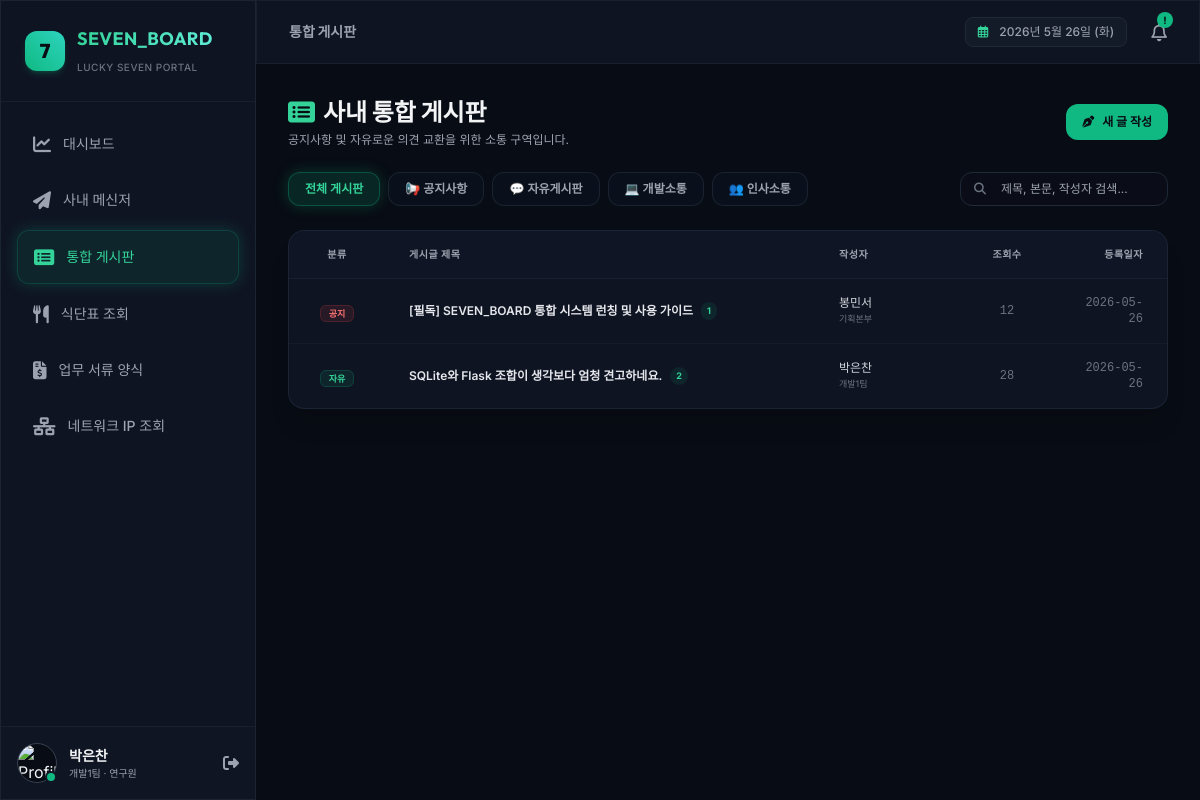
Page /board (signed in) on the committed database.
### tables this page shows
CREATE TABLE users (
        id TEXT PRIMARY KEY,
        email TEXT UNIQUE NOT NULL,
        password TEXT NOT NULL,
        name TEXT NOT NULL,
        department TEXT NOT NULL,
        position TEXT NOT NULL,
        avatar_url TEXT,
        status TEXT DEFAULT 'Online',
        is_admin INTEGER DEFAULT 0,
        created_at TEXT DEFAULT (datetime('now', 'localtime'))
    );

CREATE TABLE posts (
        id TEXT PRIMARY KEY,
        author_id TEXT NOT NULL,
        category TEXT NOT NULL,
        title TEXT NOT NULL,
        content TEXT NOT NULL,
        views INTEGER DEFAULT 0 NOT NULL,
        created_at TEXT DEFAULT (datetime('now', 'localtime')),
        updated_at TEXT DEFAULT (datetime('now', 'localtime')),
        FOREIGN KEY (author_id) REFERENCES users(id) ON DELETE SET NULL
    );

### app.py (the view)
@app.route('/board')
@login_required
def board_list():
    category = request.args.get('category', 'All')
    search_query = request.args.get('search', '').strip()
    conn = get_db_connection()
    query = '''
        SELECT p.*, u.name as author_name, u.department as author_dept,
          (SELECT COUNT(*) FROM comments WHERE post_id = p.id) as comment_count
        FROM posts p
        JOIN users u ON p.author_id = u.id
    '''
    params = []
    conditions = []
    if category != 'All':
        conditions.append('p.category = ?')
        params.append(category)
    if search_query:
        conditions.append('(p.title LIKE ? OR p.content LIKE ? OR u.name LIKE ?)')
        params.extend([f"%{search_query}%", f"%{search_query}%", f"%{search_query}%"])
    if conditions:
        query += ' WHERE ' + ' AND '.join(conditions)
    query += ' ORDER BY p.created_at DESC'
    posts = conn.execute(query, params).fetchall()
    conn.close()
    return render_template('board_list.html', posts=posts, category=category, search=search_query)

### templates/board_list.html (shortened to what this page needs)
{% extends 'layout.html' %}
{% block content %}
<div class="space-y-6 animate-fade-in">
    <div class="flex flex-col md:flex-row md:items-center justify-between gap-4">
        <div>
            <h2 class="text-2xl font-bold font-outfit text-gray-100 flex items-center gap-2">
                <i class="fa-solid fa-rectangle-list text-emerald-400"></i> 사내 통합 게시판
            </h2>
            <p class="text-xs text-gray-400 mt-1">공지사항 및 자유로운 의견 교환을 위한 소통 구역입니다.</p>
        </div>
        <a href="{{ url_for('board_write') }}" class="bg-emerald-500 hover:bg-emerald-400 text-darkBg font-bold px-4 py-2.5 rounded-xl text-xs flex items-center gap-2 hover:shadow-lg hover:shadow-emerald-500/10 active:scale-[0.98] transition-all cursor-pointer">
            <i class="fa-solid fa-pen-nib"></i>
            <span>새 글 작성</span>
        </a>
    </div>
    <div class="grid grid-cols-1 md:grid-cols-4 gap-4 items-center">
        <div class="md:col-span-3 flex flex-wrap gap-2">
            {% set categories = [('All', '전체 게시판'), ('Notice', '📢 공지사항'), ('Free', '💬 자유게시판'), ('Dept_Dev', '💻 개발소통'), ('Dept_HR', '👥 인사소통')] %}
            {% for cat_val, cat_label in categories %}
            <a href="{{ url_for('board_list', category=cat_val, search=search) }}"
               class="px-4 py-2 rounded-xl text-xs font-semibold border transition-all duration-300
               {% if category == cat_val %} bg-emerald-500/15 text-emerald-400 border-emerald-500/30 active-glow
               {% else %} bg-gray-900/40 text-gray-400 border-gray-800/80 hover:text-gray-200 hover:bg-gray-800/40 {% endif %}">
                {{ cat_label }}
            </a>
            {% endfor %}
        </div>
        <form action="{{ url_for('board_list') }}" method="GET" class="relative">
            <span class="absolute inset-y-0 left-0 flex items-center pl-3.5 text-gray-500 text-xs">
                <i class="fa-solid fa-magnifying-glass"></i>
            </span>
            <input type="text" name="search" value="{{ search }}" placeholder="제목, 본문, 작성자 검색..." class="w-full bg-[#0a0e1a]/80 border border-gray-800 focus:border-emerald-500/30 rounded-xl py-2 pl-10 pr-4 text-xs outline-none transition-colors text-gray-200">
        </form>
    </div>
    <div class="glass-panel rounded-2xl overflow-hidden border border-gray-800/80 shadow-xl">
        <table class="w-full text-left border-collapse">
            <thead>
                <tr class="bg-gray-900/50 text-[10px] text-gray-400 font-bold uppercase tracking-wider border-b border-gray-800/60">
                    <th class="px-6 py-4 w-24 text-center">분류</th>
                    <th class="px-6 py-4">게시글 제목</th>
                    <th class="px-6 py-4 w-36">작성자</th>
                    <th class="px-6 py-4 w-24 text-center">조회수</th>
                    <th class="px-6 py-4 w-28 text-right">등록일자</th>
                </tr>
            </thead>
            <tbody class="divide-y divide-gray-800/40">
                {% if posts %}
                    {% for post in posts %}
                    <tr class="hover:bg-gray-900/20 transition-colors group">
                        <td class="px-6 py-4 text-center shrink-0">
                            <span class="text-[9px] font-bold px-2 py-0.5 rounded-md
                            {% if post.category == 'Notice' %} bg-red-500/10 text-red-400 border border-red-500/20
                            {% elif post.category == 'Free' %} bg-emerald-500/10 text-emerald-400 border border-emerald-500/20
                            {% elif post.category == 'Dept_Dev' %} bg-blue-500/10 text-blue-400 border border-blue-500/20
                            {% else %} bg-gray-800 text-gray-400 {% endif %}">
                                {% if post.category == 'Notice' %} 공지
                                {% elif post.category == 'Free' %} 자유
                                {% elif post.category == 'Dept_Dev' %} 개발
                                {% elif post.category == 'Dept_HR' %} 인사
                                {% else %} 일반 {% endif %}
                            </span>
                        </td>
                        <td class="px-6 py-4">
                            <div class="flex items-center gap-2">
                                <a href="{{ url_for('board_detail', post_id=post.id) }}" class="text-xs font-semibold text-gray-200 hover:text-emerald-400 group-hover:translate-x-0.5 transition-all line-clamp-1">
                                    {{ post.title }}
                                </a>
                                {% if post.comment_count > 0 %}
                                <span class="text-[9px] font-bold bg-emerald-500/10 text-emerald-400 px-1.5 py-0.5 rounded-full">
                                    {{ post.comment_count }}
                                </span>
                                {% endif %}
                            </div>
                        </td>
                        <td class="px-6 py-4 text-xs font-medium text-gray-300">
                            {{ post.author_name }}
                            <span class="text-[9px] text-gray-500 block font-normal">{{ post.author_dept }}</span>
                        </td>
                        <td class="px-6 py-4 text-center text-xs font-mono text-gray-500">
                            {{ post.views }}
                        </td>
                        <td class="px-6 py-4 text-right text-xs font-mono text-gray-500">
                            {{ post.created_at[:10] }}
                        </td>
                    </tr>
                    {% endfor %}
                {% else %}
                    <tr>
                        <td colspan="5" class="px-6 py-12 text-center text-xs text-gray-500">
                            등록된 게시글이 없습니다.
                        </td>
                    </tr>
                {% endif %}
            </tbody>
        </table>
    </div>
</div>
{% endblock %}

### templates/layout.html (shortened to what this page needs)
<!DOCTYPE html>
<html lang="ko">
<head>
    <script src="https://cdn.tailwindcss.com"></script>
    <link rel="stylesheet" href="https://cdnjs.cloudflare.com/ajax/libs/font-awesome/6.4.0/css/all.min.css">
</head>
<body class="bg-darkBg text-gray-100 font-sans min-h-screen overflow-x-hidden">
    <div class="flex h-screen overflow-hidden">
        <aside class="w-64 glass-panel border-r border-gray-800/80 flex flex-col justify-between h-full z-30 shrink-0 transition-transform duration-300">
            <div>
                <div class="p-6 border-b border-gray-800/60 flex items-center gap-3">
                    <div class="h-10 w-10 bg-gradient-to-tr from-emerald-500 to-teal-400 rounded-xl flex items-center justify-center text-darkBg font-extrabold text-xl font-outfit shadow-md shadow-emerald-500/20 active-glow">
                        7
                    </div>
                    <div>
                        <h1 class="text-lg font-bold font-outfit tracking-wide bg-gradient-to-r from-emerald-400 to-teal-300 bg-clip-text text-transparent">
                        </h1>
                        <span class="text-[10px] text-gray-500 font-medium uppercase tracking-wider">Lucky Seven Portal</span>
                    </div>
                </div>
                <nav class="p-4 space-y-1">
                    <a href="{{ url_for('dashboard') }}" class="flex items-center gap-3 px-4 py-3 rounded-xl transition-all duration-300 group {% if request.path == '/' %} bg-emerald-500/10 text-emerald-400 border border-emerald-500/20 active-glow {% else %} text-gray-400 hover:text-gray-200 hover:bg-gray-800/40 {% endif %}">
                        <i class="fa-solid fa-chart-line text-lg group-hover:scale-110 transition-transform"></i>
                        <span class="text-sm font-medium">대시보드</span>
                    </a>
                    <a href="{{ url_for('chat') }}" class="flex items-center gap-3 px-4 py-3 rounded-xl transition-all duration-300 group {% if request.path == '/chat' %} bg-emerald-500/10 text-emerald-400 border border-emerald-500/20 active-glow {% else %} text-gray-400 hover:text-gray-200 hover:bg-gray-800/40 {% endif %}">
                        <i class="fa-solid fa-paper-plane text-lg group-hover:rotate-12 transition-transform"></i>
                        <span class="text-sm font-medium">사내 메신저</span>
                    </a>
                    <a href="{{ url_for('board_list') }}" class="flex items-center gap-3 px-4 py-3 rounded-xl transition-all duration-300 group {% if request.path == '/board' or '/board/' in request.path %} bg-emerald-500/10 text-emerald-400 border border-emerald-500/20 active-glow {% else %} text-gray-400 hover:text-gray-200 hover:bg-gray-800/40 {% endif %}">
                        <i class="fa-solid fa-rectangle-list text-lg group-hover:scale-110 transition-transform"></i>
                        <span class="text-sm font-medium">통합 게시판</span>
                    </a>
                    <a href="{{ url_for('menu') }}" class="flex items-center gap-3 px-4 py-3 rounded-xl transition-all duration-300 group {% if request.path == '/menu' %} bg-emerald-500/10 text-emerald-400 border border-emerald-500/20 active-glow {% else %} text-gray-400 hover:text-gray-200 hover:bg-gray-800/40 {% endif %}">
                        <i class="fa-solid fa-utensils text-lg group-hover:scale-110 transition-transform"></i>
                        <span class="text-sm font-medium">식단표 조회</span>
                    </a>
                    <a href="{{ url_for('documents') }}" class="flex items-center gap-3 px-4 py-3 rounded-xl transition-all duration-300 group {% if request.path == '/documents' %} bg-emerald-500/10 text-emerald-400 border border-emerald-500/20 active-glow {% else %} text-gray-400 hover:text-gray-200 hover:bg-gray-800/40 {% endif %}">
                        <i class="fa-solid fa-file-invoice-dollar text-lg group-hover:scale-110 transition-transform"></i>
                        <span class="text-sm font-medium">업무 서류 양식</span>
                    </a>
                    <a href="{{ url_for('network') }}" class="flex items-center gap-3 px-4 py-3 rounded-xl transition-all duration-300 group {% if request.path == '/network' %} bg-emerald-500/10 text-emerald-400 border border-emerald-500/20 active-glow {% else %} text-gray-400 hover:text-gray-200 hover:bg-gray-800/40 {% endif %}">
                        <i class="fa-solid fa-network-wired text-lg group-hover:scale-110 transition-transform"></i>
                        <span class="text-sm font-medium">네트워크 IP 조회</span>
                    </a>
                </nav>
            </div>
            {% if g.user %}
            <div class="p-4 border-t border-gray-800/60 bg-gray-900/30">
                <div class="flex items-center gap-3">
                    <div class="relative">
                        {% if g.user.avatar_url %}
                        <img class="h-10 w-10 rounded-full border border-gray-700 bg-darkBg object-cover" src="{{ g.user.avatar_url }}" alt="Profile" onerror="this.src='https://cdn-icons-png.flaticon.com/512/3135/3135715.png'">
                        {% else %}
                        <img class="h-10 w-10 rounded-full border border-gray-700 bg-darkBg" src="https://cdn-icons-png.flaticon.com/512/3135/3135715.png" alt="Profile">
                        {% endif %}
                        <span class="absolute bottom-0 right-0 h-3 w-3 rounded-full border-2 border-darkCard
                        {% if g.user.status == 'Online' %} bg-emerald-500
                        {% elif g.user.status == 'Away' %} bg-amber-500
                        {% else %} bg-gray-500 {% endif %}"></span>
                    </div>
                    <div class="flex-1 min-w-0">
                        <p class="text-sm font-semibold truncate">{{ g.user.name }}</p>
                        <p class="text-[10px] text-gray-400 truncate">{{ g.user.department }} · {{ g.user.position }}</p>
                    </div>
                    <a href="{{ url_for('logout') }}" title="로그아웃" class="text-gray-400 hover:text-red-400 transition-colors">
                        <i class="fa-solid fa-right-from-bracket text-md"></i>
                    </a>
                </div>
            </div>
            {% endif %}
        </aside>
        <div class="flex-1 flex flex-col overflow-hidden bg-darkBg">
            <header class="h-16 glass-panel border-b border-gray-800/60 flex items-center justify-between px-8 z-20 shrink-0">
                <div class="flex items-center gap-4">
                    <div class="text-sm font-semibold font-outfit text-gray-400">
                        {% if request.path == '/' %} 대시보드
                        {% elif request.path == '/chat' %} 사내 메신저
                        {% elif '/board' in request.path %} 통합 게시판
                        {% elif request.path == '/menu' %} 사내 식단표
                        {% elif request.path == '/documents' %} 서류 양식 관리
                        {% elif request.path == '/network' %} 네트워크 IP 현황
                        {% endif %}
                    </div>
                </div>
                <div class="flex items-center gap-6">
                    <div class="text-xs text-gray-400 font-medium bg-gray-800/30 px-3 py-1.5 rounded-lg border border-gray-800">
                        <i class="fa-regular fa-calendar-days text-emerald-400 mr-2"></i>
                        <span id="header-live-time">Loading...</span>
                    </div>
                    <div class="relative cursor-pointer text-gray-400 hover:text-gray-200 transition-colors">
                        <i class="fa-regular fa-bell text-lg"></i>
                        <span class="absolute -top-1.5 -right-1.5 h-4 w-4 bg-emerald-500 text-[10px] font-bold text-darkBg rounded-full flex items-center justify-center animate-pulse">
                            !
                        </span>
                    </div>
                </div>
            </header>
            <main class="flex-1 overflow-y-auto p-8 relative">
                {% block content %}{% endblock %}
            </main>
        </div>
    </div>
</body>
</html>

### rows in the picture
users: user.name "박은찬", user.department "개발1팀", user.position "연구원"
posts: category "공지", title "[필독] SEVEN_BOARD 통합 시스템 런칭 및 사용 가이드", comment_count "1", author_name "봉민서", author_dept "기획본부", views "12", created_at "2026-05-26"
posts: category "자유", title "SQLite와 Flask 조합이 생각보다 엄청 견고하네요.", comment_count "2", author_name "박은찬", author_dept "개발1팀", views "28", created_at "2026-05-26"

### other values in the picture
{{ cat_label }} "전체 게시판" "📢 공지사항" "💬 자유게시판" "💻 개발소통" "👥 인사소통"
